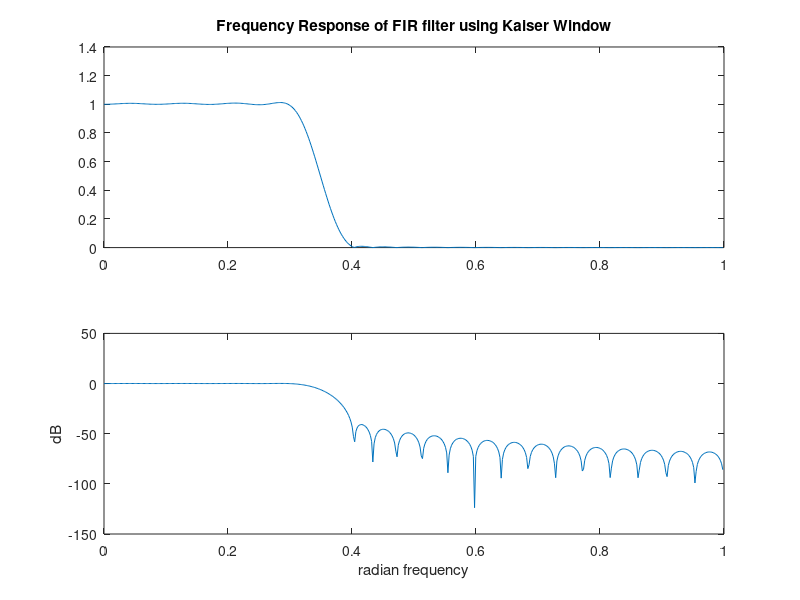

Reproduce this figure in MATLAB. (Note: this script raises an error after producing the figure.)
wsample = 100;
wp = 15;
ws = 20;
wpn = 2*wp/wsample;
wsn = 2*ws/wsample;

wn = (wpn + wsn)/2;
Rs =40;
beta = 0.5842.*(Rs-21)^0.4+0.07886.*(Rs-21);
dw = (wsn - wpn)/2;

M = ((Rs-7.95)./(14.36*dw)) + 1;
N = round(M);
Kaiser_window_length = N
wk = kaiser(N,beta);
bk = fir1(N-1,wn,wk);
[H,w] = freqz(bk,1,512);
subplot(2,1,1);
plot(w/pi,abs(H));
title('Frequency Response of FIR filter using Kaiser Window');
subplot(2,1,2);
plot(w/pi,20*log10(abs(H)));
xlabel('radian frequency');
ylabel('dB');figure('Name','impulse response');
nk = 0:N-1;
dimpulse(nk,bk);
title('Impulse Response of the FIR filter');